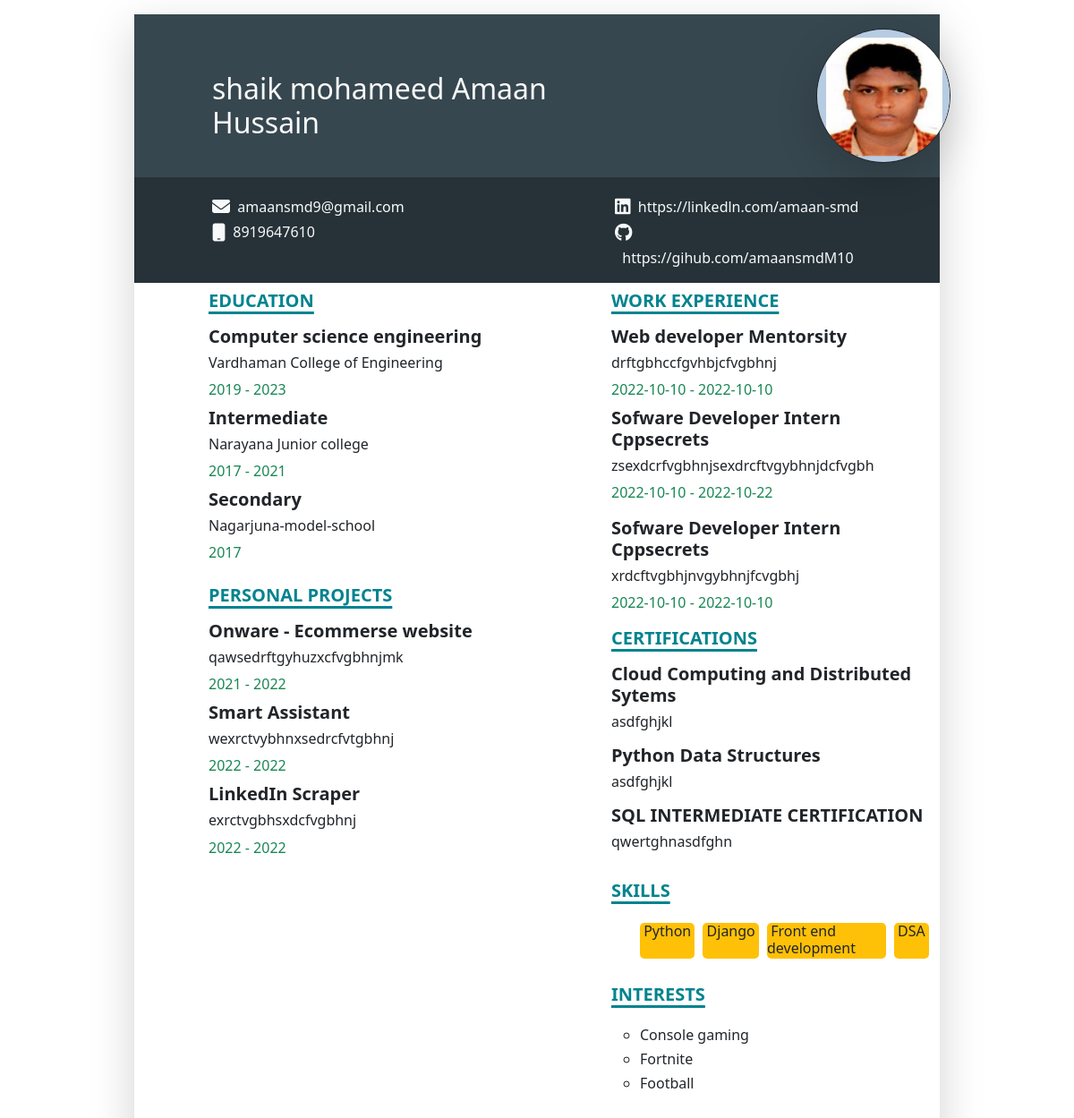
/1/, run on the app's committed database.
### login/models.py (models this page shows)
class Log(models.Model):
        userid = models.CharField(max_length=50)
        firstname=models.CharField(max_length=255)
        lastname=models.CharField(max_length=255)
        mail=models.EmailField()
        phoneno=models.IntegerField(max_length=10)
        s1_date=models.CharField(max_length=255)
        s1=models.CharField(max_length=255)
        inter1_start=models.CharField(max_length=255)
        inter1_end=models.CharField(max_length=255)
        inter1=models.CharField(max_length=255)
        degree=models.CharField(max_length=255)
        degree_Specialization=models.CharField(max_length=255)
        degree_start=models.CharField(max_length=255)
        degree_end=models.CharField(max_length=255)
        linkedln=models.URLField()
        github=models.URLField()
        skills1=models.CharField(max_length=100)
        skills2=models.CharField(max_length=100)
        skills3=models.CharField(max_length=100)
        skills4=models.CharField(max_length=100)
        hobbies1=models.TextField(max_length=100)
        hobbies2=models.TextField(max_length=100)
        hobbies3=models.TextField(max_length=100)
        hobbies4=models.TextField(max_length=100)
        p1=models.TextField()
        p2=models.TextField()
        p3=models.TextField()
        p1_startdate=models.CharField(max_length=255)
        p1_enddate=models.CharField(max_length=255)
        p2_startdate=models.CharField(max_length=255)
        p2_enddate=models.CharField(max_length=255)
        p3_startdate=models.CharField(max_length=255)
        p3_enddate=models.CharField(max_length=255)
        p1_desc=models.TextField()
        p2_desc=models.TextField()
        p3_desc=models.TextField()
        i1=models.CharField(max_length=255)
        i2=models.CharField(max_length=255)
        i3=models.CharField(max_length=255)
        i1_desc=models.TextField()
        i2_desc=models.TextField()
        i3_desc=models.TextField()
        i1_startdate=models.CharField(max_length=255)
        i1_enddate=models.CharField(max_length=255)
        i2_startdate=models.CharField(max_length=255)
        i2_enddate=models.CharField(max_length=255)
        i3_startdate=models.CharField(max_length=255)
        i3_enddate=models.CharField(max_length=255)
        c1=models.CharField(max_length=255)
        c2=models.CharField(max_length=255)
        c3=models.CharField(max_length=255)
        c1_desc=models.TextField()
        c2_desc=models.TextField()
        c3_desc=models.TextField()
        img=models.ImageField(upload_to='images/')

### login/views.py (the view)
# urls.py: path('<int:id>/', views.viewResume, name="viewResume"),
def viewResume(request, id):
    data1 = Log.objects.get(pk=id)
    return render(request, "viewResume.html", {'data1':data1})

### login/templates/viewResume.html (shortened to what this page needs)
<!DOCTYPE html>
<html lang="en">
<head>
    <link rel="stylesheet" href="https://cdn.jsdelivr.net/npm/bootstrap@5.1.3/dist/css/bootstrap.min.css">
    <link rel="stylesheet" href="https://cdnjs.cloudflare.com/ajax/libs/font-awesome/6.1.1/css/all.min.css" />
    {% load static %}
</head>
<body>
    <div class="container shadow-lg my-3 w-75">
        <div class="row py-3 " style="background-color: #37474F;">
            {%if data1.firstname or data1.lastname %}
            <div class="offset-1 col-7 mt-5">
                <h2 class=" text-light">{{data1.firstname}} {{data1.lastname}}</h2>
            </div>
            {%endif%}
            <div class= "offset-2 col-2" >
                <img src="{{data1.img.url}}"  height=150 width="150" class="rounded-circle border border-dark shadow-lg">
            </div>
        </div>
        <div class="row py-3" style="background-color: #263238;">
            <div class="offset-1 col-4">
                <a href="{{data1.mail}}" class="fa-solid fa-envelope link-light fa-lg my-3" style="text-decoration: none;"></a>&nbsp;&nbsp;<a href="{{data1.github}}" style="text-decoration: none;" class="link-light">{{data1.mail}}</a><br>
                <a href="{{data1.phoneno}}" class="fa-solid fa-mobile link-light fa-lg mb-3" style="text-decoration: none;"></a>&nbsp;&nbsp;<a href="{{data1.phoneno}}" class="link-light" style="text-decoration: none;">{{data1.phoneno}}</a><br>
            </div>
            <div class="offset-2 col-4">
                <a href="{{data1.linkedln}}" class="fa-brands fa-linkedin link-light fa-lg my-3" style="text-decoration: none;"></a>&nbsp;&nbsp;<a href="#" style="text-decoration: none;" class="link-light">{{data1.linkedln}}</a><br>
                {% if data1.github%}
                <a href="{{data1.github}}" class="fa-brands fa-github link-light fa-lg mb-3" style="text-decoration: none;"></a>&nbsp;&nbsp;<a href="#" style="text-decoration: none;" class="link-light">{{data1.github}}</a><br>
                {% endif %}
            </div>
        </div>
        <div class="row">
            <div class="col-6">
                <div>
                    <h5 class="offset-2 pt-2" style="text-underline-position: under; color: #00838F; text-decoration:underline; text-decoration-thickness: 3px;"><b>EDUCATION</b></h5>
                </div>
                <div>
                    <h5 class="offset-2 pt-2" style="font-weight: bold;">{{data1.degree_Specialization}}</h5>
                    <h6 class="offset-2">{{data1.degree}}</h6>
                    <h7 class="offset-2 text-success">{{data1.degree_start}}&nbsp;-&nbsp;{{data1.degree_end}}</h7>
                </div>
                <div>
                    <h5 class="offset-2 pt-2" style="font-weight: bold;">Intermediate</h5>
                    <h6 class="offset-2">{{data1.inter1}}</h6>
                    <h7 class="offset-2 text-success">{{data1.inter1_start}}&nbsp;-&nbsp;{{data1.inter1_end}}</h7>
                </div>
                <div>
                    <h5 class="offset-2 pt-2" style="font-weight: bold;">Secondary</h5>
                    <h6 class="offset-2">{{data1.s1}}</h6>
                    <h7 class="offset-2 text-success">{{data1.s1_date}}</h7>
                </div>
                {% if data1.p1 or data1.p2 or data1.p3 %}
                <div>
                    <h5 class="offset-2 pt-4" style="text-underline-position: under; color: #00838F; text-decoration:underline; text-decoration-thickness: 3px;"><b>PERSONAL PROJECTS</b></h5>
                </div>
                {% if data1.p1 %}
                <div>
                    <h5 class="offset-2 pt-2" style="font-weight: bold;">{{data1.p1}}</h5>
                    <h6 class="offset-2 justify-content-left" style="font-weight: lighter;">
                    {{data1.p1_desc}}
                    </h6>
                    <h7 class="offset-2 text-success">{{data1.p1_startdate}}&nbsp;-&nbsp;{{data1.p1_enddate}}</h7>
                </div>
                {% endif %}
                {% if data1.p2 %}
                <div>
                    <h5 class="offset-2 pt-2" style="font-weight: bold;">{{data1.p2}}</h5>
                    <h6 class="offset-2 justify-content-left" style="font-weight: lighter;">
                    {{data1.p2_desc}}
                    </h6>
                    <h7 class="offset-2 text-success">{{data1.p2_startdate}}&nbsp;-&nbsp;{{data1.p2_enddate}}</h7>
                </div>
                {% endif %}
                {% if data1.p3 %}
                <div class="pb-3">
                    <h5 class="offset-2 pt-2" style="font-weight: bold;">{{data1.p3}}</h5>
                    <h6 class="offset-2 justify-content-left" style="font-weight: lighter;">
                    {{data1.p3_desc}}
                    </h6>
                    <h7 class="offset-2 text-success">{{data1.p3_startdate}}&nbsp;-&nbsp;{{data1.p3_enddate}}</h7>
                </div>
                {% endif %}
                {% endif %}
            </div>
            <div class="col-6">
                {% if data1.i1 or data1.i2 or data1.i3 %}
                <div>
                    <h5 class="offset-2 pt-2" style="text-underline-position: under; color: #00838F; text-decoration:underline; text-decoration-thickness: 3px;"><b>WORK EXPERIENCE</b></h5>
                </div>
                {% if data1.i1 %}
                <div>
                    <h5 class="offset-2 pt-2" style="font-weight: bold;">{{data1.i1}}</h5>
                    <h6 class="offset-2 justify-content-left" style="font-weight: lighter;">
                    {{data1.i1_desc}}
                    </h6>
                    <h7 class="offset-2 text-success">{{data1.i1_startdate}}&nbsp;-&nbsp;{{data1.i1_enddate}}</h7>
                </div>
                {% endif %}
                {% if data1.i2 %}
                <div>
                    <h5 class="offset-2 pt-2" style="font-weight: bold;">{{data1.i2}}</h5>
                    <h6 class="offset-2 justify-content-left" style="font-weight: lighter;">
                    {{data1.i2_desc}}
                    </h6>
                    <h7 class="offset-2 text-success">{{data1.i2_startdate}}&nbsp;-&nbsp;{{data1.i2_enddate}}</h7>
                </div>
                {% endif %}
                {% if data1.i3 %}
                <div class="py-2">
                    <h5 class="offset-2 pt-2" style="font-weight: bold;">{{data1.i3}}</h5>
                    <h6 class="offset-2 justify-content-left" style="font-weight: lighter;">
                    {{data1.i3_desc}}
                    </h6>
                    <h7 class="offset-2 text-success">{{data1.i3_startdate}}&nbsp;-&nbsp;{{data1.i3_enddate}}</h7>
                </div>
                {% endif %}
                {% endif %}
                {% if data1.c1 or data1.c2 or data1.c3 %}
                <div>
                    <h5 class="offset-2 pt-2" style="text-underline-position: under; color: #00838F; text-decoration:underline; text-decoration-thickness: 3px;"><b>CERTIFICATIONS</b></h5>
                </div>
                {% if data1.c1 %}
                <div>
                    <h5 class="offset-2 pt-2" style="font-weight: bold;">{{data1.c1}}</h5>
                    <h6 class="offset-2 justify-content-left" style="font-weight: lighter;">
                    {{data1.c1_desc}}
                    </h6>
                </div>
                {% endif %}
                {% if data1.c2 %}
                <div>
                    <h5 class="offset-2 pt-2" style="font-weight: bold;">{{data1.c2}}</h5>
                    <h6 class="offset-2 justify-content-left" style="font-weight: lighter;">
                    {{data1.c2_desc}}
                    </h6>
                </div>
                {% endif %}
                {% if data1.c3 %}
                <div>
                    <h5 class="offset-2 pt-2" style="font-weight: bold;">{{data1.c3}}</h5>
                    <h6 class="offset-2 justify-content-left" style="font-weight: lighter;">
                    {{data1.c3_desc}}
                    </h6>
                </div>
                {% endif %}
                {% endif %}
                {%if data1.skills1 or data1.skills2 or data1.skills3 or data1.skills4 %}
                <div>
                    <h5 class="offset-2 pt-4" style="text-underline-position: under; color: #00838F; text-decoration:underline; text-decoration-thickness: 3px;"><b>SKILLS</b></h5>
                </div>
                   <ul class="offset-2 text-dark pt-3" style="text-decoration: none; display: flex;">
                    {%if data1.skills1%}
                        <h6 class="bg-warning" style="list-style: none; background-color: lightgreen; border-radius: 5px; background-size: 30px;"><li>&nbsp;{{data1.skills1}}&nbsp;</li></h6>&nbsp; &nbsp;
                    {% endif %}
                    {%if data1.skills2%}
                        <h6 class="bg-warning" style="list-style: none; background-color: lightgreen; border-radius: 5px;"><li>&nbsp;{{data1.skills2}}&nbsp;</li></h6>&nbsp; &nbsp;
                    {% endif %}
                    {%if data1.skills3%}
                        <h6 class="bg-warning" style="list-style: none; background-color: lightgreen; border-radius: 5px;"><li>&nbsp;{{data1.skills3}}&nbsp;</li></h6>&nbsp; &nbsp;
                    {% endif %}
                        {%if data1.skills4%}
                        <h6 class="bg-warning" style="list-style: none; background-color: lightgreen; border-radius: 5px;"><li>&nbsp;{{data1.skills4}}&nbsp;</li></h6>
                        {% endif %}
                    </ul>
                {% endif %}
                {%if data1.hobbies1 or data1.hobbies2 or data1.hobbies3 or data1.hobbies4 %}
                    <div>
                        <h5 class="offset-2 pt-1" style="text-underline-position: under; color: #00838F; text-decoration:underline; text-decoration-thickness: 3px;"><b>INTERESTS</b></h5>
                    </div>
                        <ul class="offset-2 text-dark py-3 pb-5 " style="list-style-type: circle;">
                            {%if data1.hobbies1%}
                            <h6><li>{{data1.hobbies1}}</li></h6>
                            {% endif %}
                            {%if data1.hobbies2%}
                            <h6><li>{{data1.hobbies2}}</li></h6>
                            {% endif %}
                            {%if data1.hobbies3%}
                            <h6><li>{{data1.hobbies3}}</li></h6>
                            {% endif %}
                        </ul>
                    {% endif %}
            </div>
        </div>
    </div>
</body>
</html>

### data on the page
Log: firstname "shaik mohameed", lastname "Amaan Hussain", img (picture), mail "amaansmd9@gmail.com", phoneno "8919647610", linkedln "https://linkedln.com/amaan-smd", github "https://gihub.com/amaansmdM10", degree_Specialization "Computer science engineering", degree "Vardhaman College of Engineering", degree_start "2019", degree_end "2023", inter1 "Narayana Junior college", inter1_start "2017", inter1_end "2021", s1 "Nagarjuna-model-school", s1_date "2017", p1 "Onware - Ecommerse website", p1_desc "qawsedrftgyhuzxcfvgbhnjmk", p1_startdate "2021", p1_enddate "2022", p2 "Smart Assistant", p2_desc "wexrctvybhnxsedrcfvtgbhnj", p2_startdate "2022", p2_enddate "2022", p3 "LinkedIn Scraper", p3_desc "exrctvgbhsxdcfvgbhnj", p3_startdate "2022", p3_enddate "2022", i1 "Web developer Mentorsity", i1_desc "drftgbhccfgvhbjcfvgbhnj", i1_startdate "2022-10-10", i1_enddate "2022-10-10", i2 "Sofware Developer Intern Cppsecrets", i2_desc "zsexdcrfvgbhnjsexdrcftvgybhnjdcfvgbh", i2_startdate "2022-10-10", i2_enddate "2022-10-22", i3 "Sofware Developer Intern Cppsecrets", i3_desc "xrdcftvgbhjnvgybhnjfcvgbhj", i3_startdate "2022-10-10", i3_enddate "2022-10-10", c1 "Cloud Computing and Distributed Sytems", c1_desc "asdfghjkl", c2 "Python Data Structures", c2_desc "asdfghjkl", c3 "SQL INTERMEDIATE CERTIFICATION", c3_desc "qwertghnasdfghn", skills1 "Python", skills2 "Django", skills3 "Front end development", skills4 "DSA", hobbies1 "Console gaming", hobbies2 "Fortnite", hobbies3 "Football"
